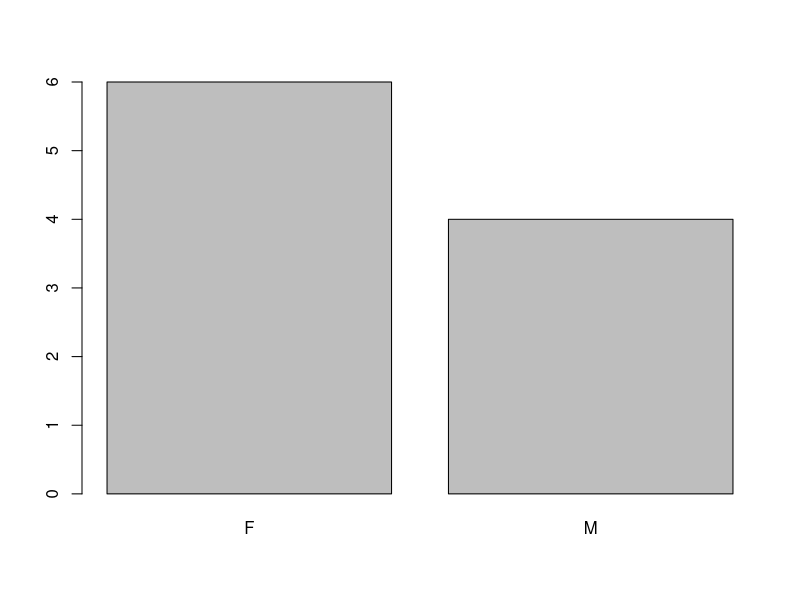
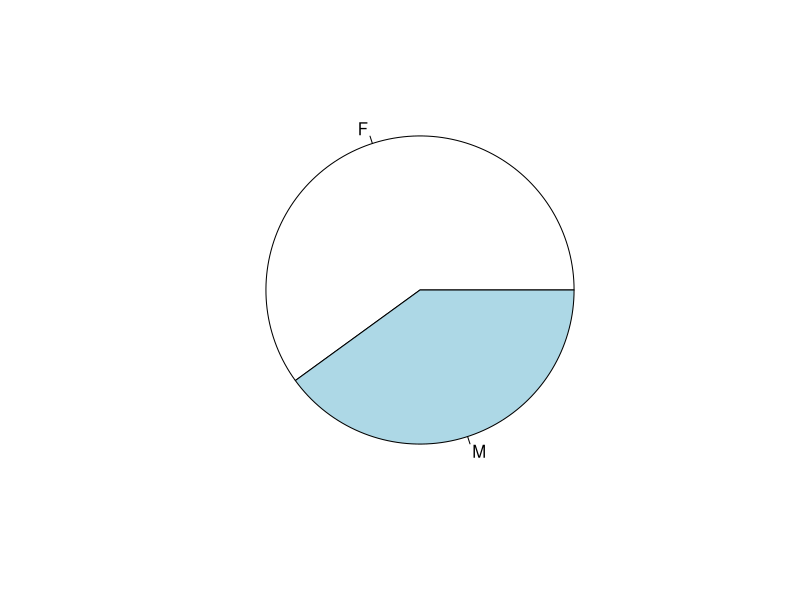
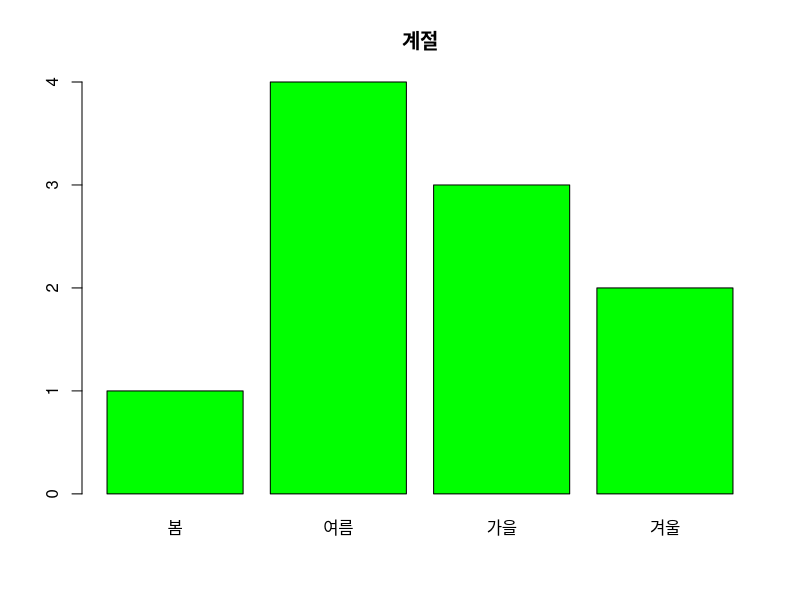
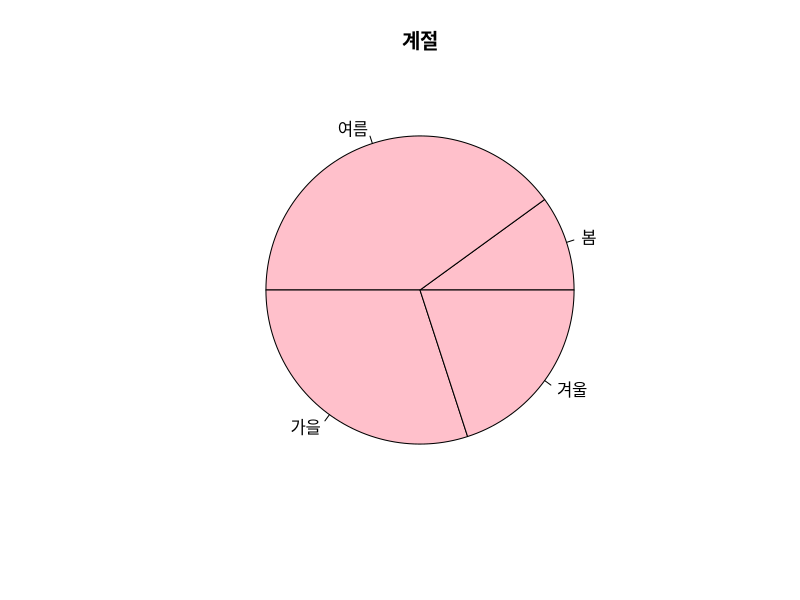
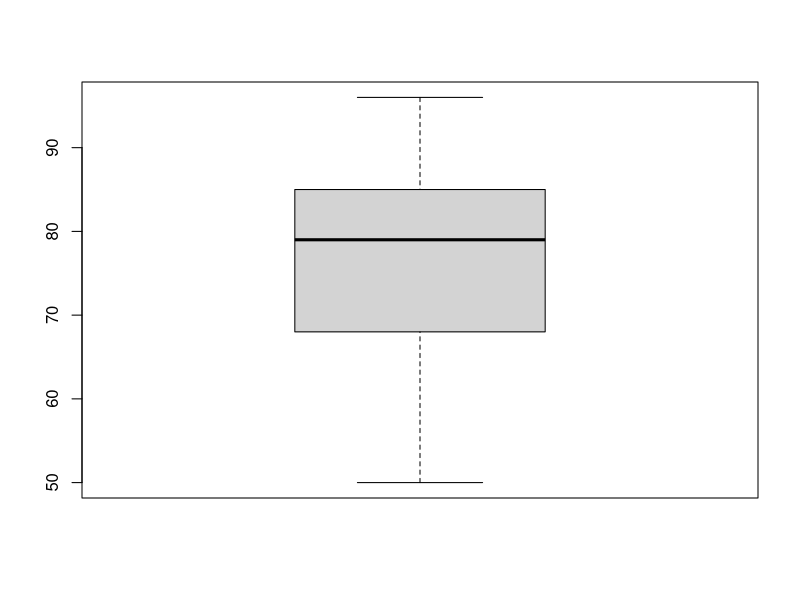
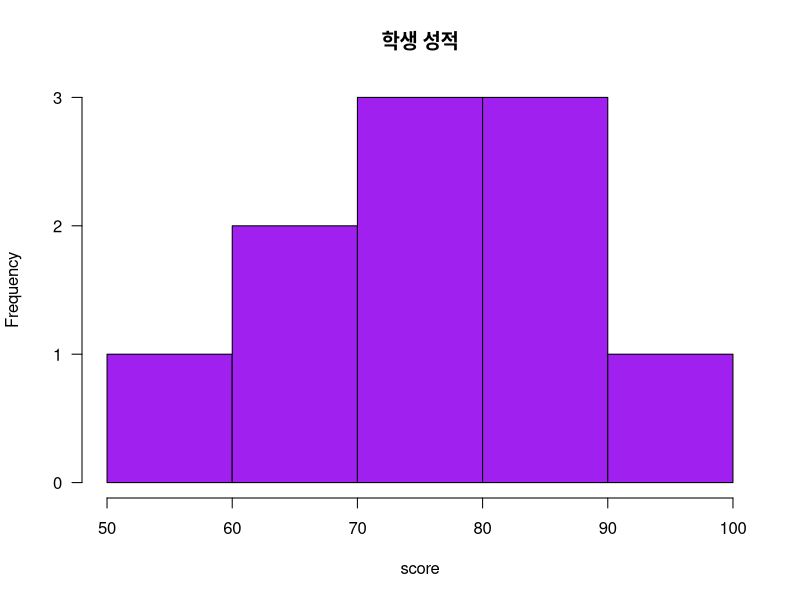
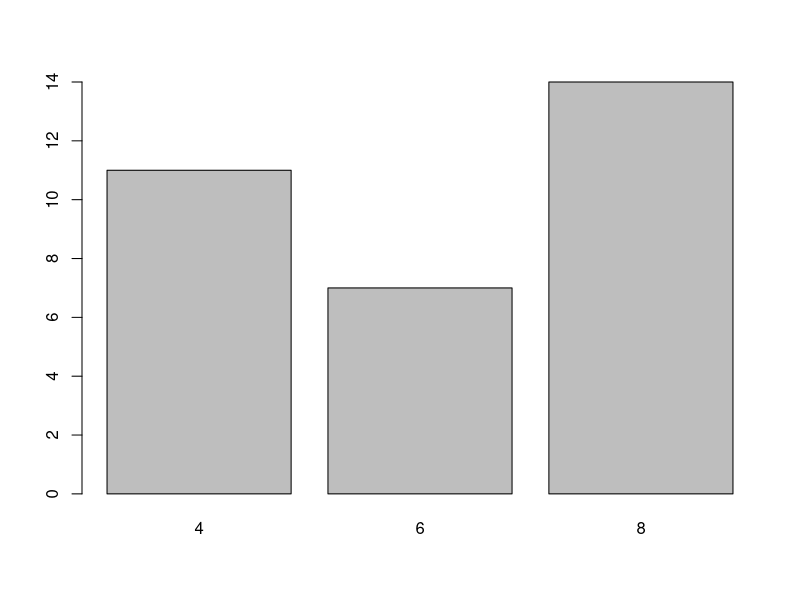
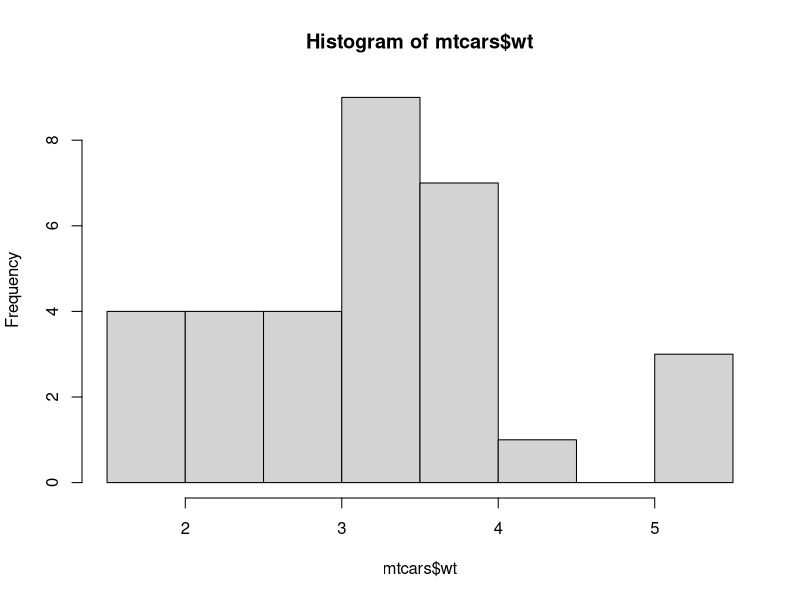

Generate these figures, in order, with R:
#김은민
#2019-12-02 (HW5)
#
#문제1) 어떤 학급의 성별이 다음과 같을 때 주어진 문제를 해결하기 위한 R 코드를 작성하시오.
#                                     F F F M M F F F M M

#1. 위의 자료를 gender 벡터에 저장하시오
gender <- c("F","F","F","M","M","F","F","F","M","M")

#2. gender에 있는 값들에 대해 도수분포표를 작성하여 출력하시오.
a <- table(gender)
a

#3. gender에 있는 값들에 대해 막대그래프를 작성하여 출력하시오.
barplot(a)

#4. gender에 있는 값들에 대해 원그래프를 작성하여 출력하시오.
pie(a)




#문제2) 좋아하는 계절에 대한 조사 결과가 다음과 같을 때 주어진 문제를 해결하기 위한 R 코드를 작성하시오.
#             여름 겨울 봄 가을 여름 가을 겨울 여름 여름 가을

#1.위의 자료를 season 벡터에 저장하시오.
season <- c("여름","겨울","봄","가을","여름","가을","겨울","여름","여름","가을")

#2. season에 있는 값들에 대해 도수분포표를 작성하여 출력하시오.
b<-table(season)
b
b.new<-b[c(3,4,1,2)]
b.new

#3. season에 있는 값들에 대해 막대그래프를 작성하여 출력하시오.
barplot(b.new,col="green",main="계절")

#4. season에 있는 값들에 대해 원그래프를 작성하여 출력하시오.
pie(b.new,main="계절",col="Pink")




#문제3) 학생 A의 과목별 성적이 다음과 같을 때 각 문제를 해결하기 위한 R 코드를 작성하시오.

#              KOR ENG ATH HIST SOC MUSIC BIO EARTH PHY ART
#               90 	85 	73 	80 	 85  65    78  50    68  96

#1. 위 데이터를 score 벡터에 저장하시오(과목명은 데이터 이름으로 저장).
score <- c(90,85,73,80,85,65,78,50,68,96)
name <- c("KOR","ENG","ATH","HIST","SOC","MUSIC","BIO","EARTH","PHY","ART")
names(score) <- name
score

#2.score 벡터의 내용을 출력하시오.
score

#3.전체 성적의 평균과 중앙값을 각각 구하시오.
mean(score)
median(score)

#4.전체 성적의 표준편차를 출력하시오.
sd(score)

#5.가장 성적이 높은 과목의 이름을 출력하시오.
names(subset(score,score ==max(score)))               
names(score[score==max(score)])

#6.성적에 대한 상자그림을 작성하고, 이상치에 해당하는 과목이 있으면 출력하시오.
boxplot(score)
boxplot.stats(score)

#7. 다음 조건을 만족하는 위 성적에 대한 히스토그램을 작성하시오.
#(그래프 제목: 학생 성적, 막대의 색: 보라색) 
hist(score,main="학생 성적", col="purple",las=1)

#문제4) R에서 제공하는 mtcars 데이터셋에 대해 다음 문제를 해결하기 위한 R코드를 작성하시오.
#1.중량(wt)의 평균값, 중앙값, 절사평균값(절사범위: 15%), 표준편차를 각각 구하시오.
mean(mtcars$wt)
median(mtcars$wt)
mean(mtcars$wt,trim=0.15)
sd(mtcars$wt)

#2.중량(wt)에 대해 summary( ) 함수의 적용 결과를 출력하시오.
summary(mtcars$wt)

#3.실린더수(cyl)에 대해 도수분포표를 출력하시오.
mtcars$cyl
cyl <- table(mtcars$cyl)
cyl

#4.앞에서 구한 도수분포표를 막대그래프로 출력하시오.
barplot(cyl)

#5.중량(wt)의 히스토그램을 출력하시오.
hist(mtcars$wt)

#6.중량(wt)에 대해 상자그림을 출력하시오.(단, 상자그림으로부터 관찰할 수 있는정보를 함께 출력하시오.)
boxplot(mtcars$wt)
boxplot.stats(mtcars$wt)

#7.배기량(disp)에 대한 상자그림을 출력하시오.(단, 상자그림으로부터 관찰할 수 있는 정보를 함께 출력하시오.)
boxplot(mtcars$disp)
boxplot.stats(mtcars$disp)

#8.기어수(gear)를 그룹 정보로 하여 연비(mpg) 자료에 대해 상자그림을 작성하고,
#         각 그룹의 상자그림을 비교하여 관찰할 수 있는 것이 무엇인지 나타내시오.
boxplot(mpg~gear,data=mtcars)
#기어수 3일때 mpg가 낮은 편이다.
#기어수 4일때 mpg가 가장 높다.
#기어수 5일때 분포가 분포가 넓다. (같은 기어안에서도 mpg 값끼리 차이가 난다)
